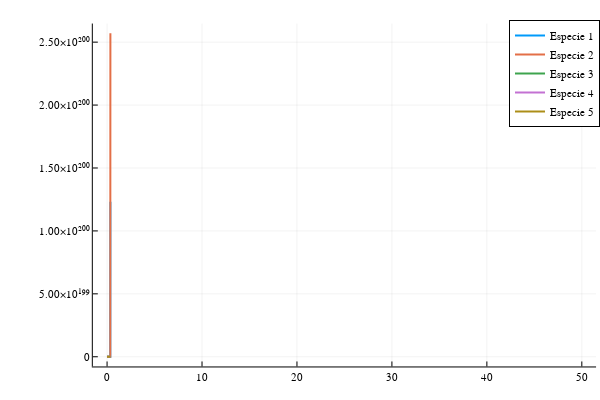

Notebook code cell kept with this figure:
### Code cell
plot(t,sol[:,1],label ="Especie 1",w=2)

plot!(t,sol[:,2],label ="Especie 2",w=2)
plot!(t,sol[:,3],label ="Especie 3",w=2)
plot!(t,sol[:,4],label ="Especie 4",w=2)
plot!(t,sol[:,5],label ="Especie 5",w=2)

### Figure 1 — Plotly figure (JSON) as saved in the notebook; plotly's stock layout.template omitted (floating-point values rounded to 4 significant figures)
{"data": [{"colorbar": {"len": 0.9525, "title": "", "x": 0.9934, "y": 0.5139}, "legendgroup": "Especie 1", "line": {"color": "rgba(0, 154, 250, 1.000)", "dash": "solid", "shape": "linear", "width": 2}, "mode": "lines", "name": "Especie 1", "showlegend": true, "type": "scatter", "x": [0, 0.01, 0.02, 0.03, 0.04, 0.05, 0.06, 0.07, 0.08, 0.09, 0.1, 0.11, 0.12, 0.13, 0.14, 0.15, 0.16, 0.17, 0.18, 0.19, 0.2, 0.21, 0.22, 0.23, 0.24, 0.25, 0.26, 0.27, 0.28, 0.29, 0.3, 0.31, 0.32, 0.33, 0.34, 0.35], "xaxis": "x", "y": [1.59, 1.338, 1.148, 1.0, 0.8844, 0.7926, 0.7191, 0.6599, 0.6122, 0.5737, 0.543, 0.5189, 0.5005, 0.4873, 0.4788, 0.4749, 0.4756, 0.4809, 0.4913, 0.5073, 0.5297, 0.56, 0.5999, 0.6524, 0.7215, 0.8139, 0.9401, 1.118, 1.382, 1.8, 2.539, 4.119, 9.24, 107.0, 52700000000000.0, 1.231e+200], "yaxis": "y"}, {"colorbar": {"len": 0.9525, "title": "", "x": 0.9934, "y": 0.5139}, "legendgroup": "Especie 2", "line": {"color": "rgba(227, 111, 71, 1.000)", "dash": "solid", "shape": "linear", "width": 2}, "mode": "lines", "name": "Especie 2", "showlegend": true, "type": "scatter", "x": [0, 0.01, 0.02, 0.03, 0.04, 0.05, 0.06, 0.07, 0.08, 0.09, 0.1, 0.11, 0.12, 0.13, 0.14, 0.15, 0.16, 0.17, 0.18, 0.19, 0.2, 0.21, 0.22, 0.23, 0.24, 0.25, 0.26, 0.27, 0.28, 0.29, 0.3, 0.31, 0.32, 0.33, 0.34, 0.35], "xaxis": "x", "y": [1.16, 1.352, 1.538, 1.716, 1.888, 2.055, 2.216, 2.373, 2.527, 2.678, 2.829, 2.98, 3.132, 3.285, 3.441, 3.602, 3.768, 3.941, 4.123, 4.316, 4.525, 4.752, 5.004, 5.288, 5.617, 6.007, 6.486, 7.097, 7.921, 9.12, 11.07, 14.9, 26.39, 231.2, 110000000000000.0, 2.571e+200], "yaxis": "y"}, {"colorbar": {"len": 0.9525, "title": "", "x": 0.9934, "y": 0.5139}, "legendgroup": "Especie 3", "line": {"color": "rgba(62, 164, 78, 1.000)", "dash": "solid", "shape": "linear", "width": 2}, "mode": "lines", "name": "Especie 3", "showlegend": true, "type": "scatter", "x": [0, 0.01, 0.02, 0.03, 0.04, 0.05, 0.06, 0.07, 0.08, 0.09, 0.1, 0.11, 0.12, 0.13, 0.14, 0.15, 0.16, 0.17, 0.18, 0.19, 0.2, 0.21, 0.22, 0.23, 0.24, 0.25, 0.26, 0.27, 0.28, 0.29, 0.3, 0.31, 0.32, 0.33, 0.34, 0.35], "xaxis": "x", "y": [2.68, 2.591, 2.521, 2.463, 2.415, 2.375, 2.341, 2.312, 2.287, 2.264, 2.244, 2.226, 2.21, 2.195, 2.181, 2.167, 2.154, 2.14, 2.127, 2.113, 2.099, 2.083, 2.066, 2.048, 2.026, 2.001, 1.972, 1.936, 1.891, 1.832, 1.752, 1.633, 1.421, 0.8073, 413200000.0, 3.781e+192], "yaxis": "y"}, {"colorbar": {"len": 0.9525, "title": "", "x": 0.9934, "y": 0.5139}, "legendgroup": "Especie 4", "line": {"color": "rgba(195, 113, 210, 1.000)", "dash": "solid", "shape": "linear", "width": 2}, "mode": "lines", "name": "Especie 4", "showlegend": true, "type": "scatter", "x": [0, 0.01, 0.02, 0.03, 0.04, 0.05, 0.06, 0.07, 0.08, 0.09, 0.1, 0.11, 0.12, 0.13, 0.14, 0.15, 0.16, 0.17, 0.18, 0.19, 0.2, 0.21, 0.22, 0.23, 0.24, 0.25, 0.26, 0.27, 0.28, 0.29, 0.3, 0.31, 0.32, 0.33, 0.34, 0.35], "xaxis": "x", "y": [1.96, 1.85, 1.731, 1.606, 1.477, 1.348, 1.221, 1.098, 0.9802, 0.8688, 0.7646, 0.6681, 0.5797, 0.4992, 0.4268, 0.362, 0.3046, 0.2542, 0.2102, 0.1723, 0.1397, 0.1121, 0.08882, 0.06943, 0.05343, 0.04037, 0.02983, 0.02144, 0.01486, 0.009781, 0.005954, 0.003155, 0.001222, 0.001196, 585800000.0, 1.933e+195], "yaxis": "y"}, {"colorbar": {"len": 0.9525, "title": "", "x": 0.9934, "y": 0.5139}, "legendgroup": "Especie 5", "line": {"color": "rgba(172, 142, 24, 1.000)", "dash": "solid", "shape": "linear", "width": 2}, "mode": "lines", "name": "Especie 5", "showlegend": true, "type": "scatter", "x": [0, 0.01, 0.02, 0.03, 0.04, 0.05, 0.06, 0.07, 0.08, 0.09, 0.1, 0.11, 0.12, 0.13, 0.14, 0.15, 0.16, 0.17, 0.18, 0.19, 0.2, 0.21, 0.22, 0.23, 0.24, 0.25, 0.26, 0.27, 0.28, 0.29, 0.3, 0.31, 0.32, 0.33, 0.34, 0.35], "xaxis": "x", "y": [2.24, 2.251, 2.262, 2.274, 2.284, 2.295, 2.306, 2.317, 2.327, 2.338, 2.348, 2.358, 2.368, 2.378, 2.388, 2.397, 2.407, 2.416, 2.426, 2.435, 2.444, 2.453, 2.462, 2.471, 2.479, 2.488, 2.496, 2.505, 2.513, 2.521, 2.529, 2.537, 2.545, 2.552, 2.56, 2.567], "yaxis": "y"}], "layout": {"annotations": [], "height": 400, "legend": {"bgcolor": "rgba(255, 255, 255, 1.000)", "bordercolor": "rgba(0, 0, 0, 1.000)", "borderwidth": 1, "font": {"color": "rgba(0, 0, 0, 1.000)", "family": "sans-serif", "size": 11}, "title": {"font": {"color": "rgba(0, 0, 0, 1.000)", "family": "sans-serif", "size": 15}, "text": ""}, "tracegroupgap": 0, "traceorder": "normal", "x": 1, "xanchor": "auto", "y": 1, "yanchor": "auto"}, "margin": {"b": 20, "l": 0, "r": 0, "t": 20}, "paper_bgcolor": "rgba(255, 255, 255, 1.000)", "plot_bgcolor": "rgba(255, 255, 255, 1.000)", "showlegend": true, "width": 600, "xaxis": {"anchor": "y", "domain": [0.1547, 0.9934], "gridcolor": "rgba(0, 0, 0, 0.100)", "gridwidth": 0.5, "linecolor": "rgba(0, 0, 0, 1.000)", "mirror": false, "range": [-1.5, 51.5], "showgrid": true, "showline": true, "showticklabels": true, "tickangle": 0, "tickcolor": "rgb(0, 0, 0)", "tickfont": {"color": "rgba(0, 0, 0, 1.000)", "family": "sans-serif", "size": 11}, "tickmode": "array", "ticks": "inside", "ticktext": ["0", "10", "20", "30", "40", "50"], "tickvals": [0, 10, 20, 30, 40, 50], "title": "", "titlefont": {"color": "rgba(0, 0, 0, 1.000)", "family": "sans-serif", "size": 15}, "type": "-", "visible": true, "zeroline": false, "zerolinecolor": "rgba(0, 0, 0, 1.000)"}, "yaxis": {"anchor": "x", "domain": [0.03762, 0.9902], "gridcolor": "rgba(0, 0, 0, 0.100)", "gridwidth": 0.5, "linecolor": "rgba(0, 0, 0, 1.000)", "mirror": false, "range": [-7.712e+198, 2.648e+200], "showgrid": true, "showline": true, "showticklabels": true, "tickangle": 0, "tickcolor": "rgb(0, 0, 0)", "tickfont": {"color": "rgba(0, 0, 0, 1.000)", "family": "sans-serif", "size": 11}, "tickmode": "array", "ticks": "inside", "ticktext": ["0", "5.00×10¹⁹⁹", "1.00×10²⁰⁰", "1.50×10²⁰⁰", "2.00×10²⁰⁰", "2.50×10²⁰⁰"], "tickvals": [0, 5e+199, 1e+200, 1.5e+200, 2e+200, 2.5e+200], "title": "", "titlefont": {"color": "rgba(0, 0, 0, 1.000)", "family": "sans-serif", "size": 15}, "type": "-", "visible": true, "zeroline": false, "zerolinecolor": "rgba(0, 0, 0, 1.000)"}}}
